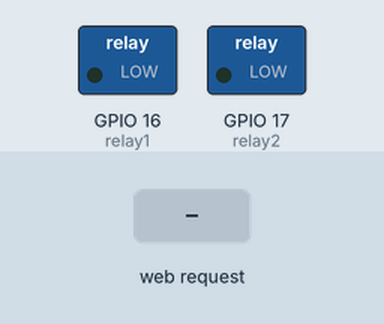
Simulated run of this sketch. Board: ESP32. On the bench: switched loads named in the sketch (green lamp = pin HIGH). The inputs (shaded band) are chosen by the test bench. WiFi joins after 1.5 s; servers stay silent unless stated; what the sketch prints to the serial monitor is not drawn.

Above: at 3.2 s.
3.3 s: HTTP request GET /relay1_on received
At 4.5 s:
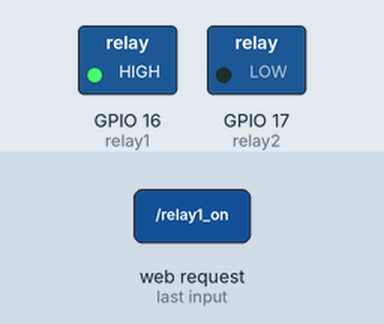
4.8 s: HTTP request GET /relay2_on received
At 5.7 s:
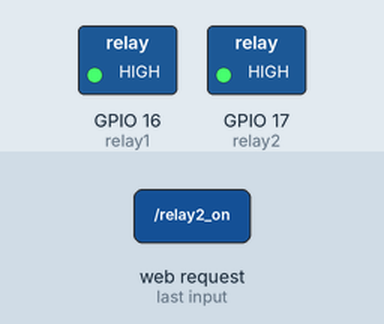
6.3 s: HTTP request GET /relay1_off received
At 6.9 s:
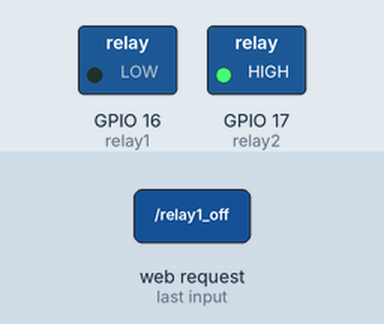
7.8 s: HTTP request GET /relay2_off received
At 9.2 s:
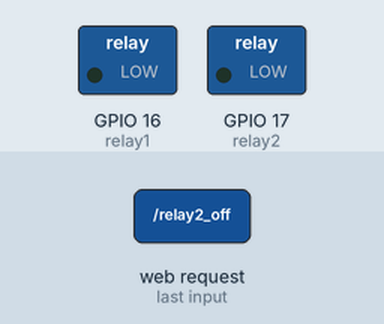
Timing chart, 0 to 10.3 s (numbered marks = the images above; inputs shaded):
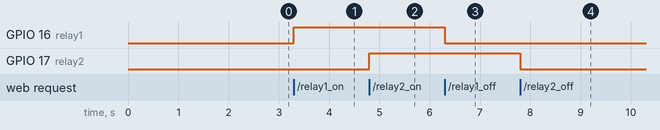

The sketch:

wreb_server_rtc.ino
```cpp
#include <WiFi.h>
#include <Wire.h>
#include "RTClib.h"
#include <WebServer.h>

// Set your SSID and Password
const char* ssid = "OCEAN";
const char* password = "cerdas2023";

// Static IP address configuration
IPAddress local_IP(192, 168, 1, 184);
IPAddress gateway(192, 168, 1, 1);
IPAddress subnet(255, 255, 255, 0);
IPAddress primaryDNS(8, 8, 8, 8);   // Optional
IPAddress secondaryDNS(8, 8, 4, 4); // Optional

// Create an instance of the server
WebServer server(80);

// Create an instance of the RTC
RTC_DS3231 rtc;

const int relay1 = 16;
const int relay2 = 17;

void setup() {
  Serial.begin(115200);

  // Configure static IP
  if (!WiFi.config(local_IP, gateway, subnet, primaryDNS, secondaryDNS)) {
    Serial.println("STA Failed to configure");
  }

  // Connect to Wi-Fi
  WiFi.begin(ssid, password);

  while (WiFi.status() != WL_CONNECTED) {
    delay(1000);
    Serial.println("Connecting to WiFi...");
  }

  Serial.println("Connected to WiFi");
  Serial.print("IP address: ");
  Serial.println(WiFi.localIP());

  if (!rtc.begin()) {
    Serial.println("Couldn't find RTC");
    while (1);
  }

  if (rtc.lostPower()) {
    Serial.println("RTC lost power, setting the time!");
    rtc.adjust(DateTime(F(__DATE__), F(__TIME__)));
  }

  pinMode(relay1, OUTPUT);
  pinMode(relay2, OUTPUT);
  digitalWrite(relay1, LOW);
  digitalWrite(relay2, LOW);

  server.on("/", handleRoot);
  server.on("/relay1_on", handleRelay1On);
  server.on("/relay1_off", handleRelay1Off);
  server.on("/relay2_on", handleRelay2On);
  server.on("/relay2_off", handleRelay2Off);
  server.begin();
}

void loop() {
  server.handleClient();
}

void handleRoot() {
  DateTime now = rtc.now();
  String currentTime = String(now.year()) + "/" + String(now.month()) + "/" + String(now.day()) + " " + String(now.hour()) + ":" + String(now.minute()) + ":" + String(now.second());

  String html = "<!DOCTYPE html><html>";
  html += "<head><meta name='viewport' content='width=device-width, initial-scale=1.0'>";
  html += "<title>ESP32 Web Server</title></head>";
  html += "<body><h1>ESP32 Web Server with RTC</h1>";
  html += "<p>Current time: " + currentTime + "</p>";
  html += "<button onclick=\"location.href='/relay1_on'\" type='button'>Relay 1 ON</button>";
  html += "<button onclick=\"location.href='/relay1_off'\" type='button'>Relay 1 OFF</button>";
  html += "<button onclick=\"location.href='/relay2_on'\" type='button'>Relay 2 ON</button>";
  html += "<button onclick=\"location.href='/relay2_off'\" type='button'>Relay 2 OFF</button>";
  html += "</body></html>";

  server.send(200, "text/html", html);
}

void handleRelay1On() {
  digitalWrite(relay1, HIGH);
  server.send(200, "text/html", "Relay 1 is ON <br><br> <a href='/'>Back</a>");
}

void handleRelay1Off() {
  digitalWrite(relay1, LOW);
  server.send(200, "text/html", "Relay 1 is OFF <br><br> <a href='/'>Back</a>");
}

void handleRelay2On() {
  digitalWrite(relay2, HIGH);
  server.send(200, "text/html", "Relay 2 is ON <br><br> <a href='/'>Back</a>");
}

void handleRelay2Off() {
  digitalWrite(relay2, LOW);
  server.send(200, "text/html", "Relay 2 is OFF <br><br> <a href='/'>Back</a>");
}
```

Measured:
- after the input at 3.3 s, GPIO 16 (relay1): LOW → HIGH at once
- after the input at 4.8 s, GPIO 17 (relay2): LOW → HIGH at once
- after the input at 6.3 s, GPIO 16 (relay1): HIGH → LOW at once
- after the input at 7.8 s, GPIO 17 (relay2): HIGH → LOW at once
